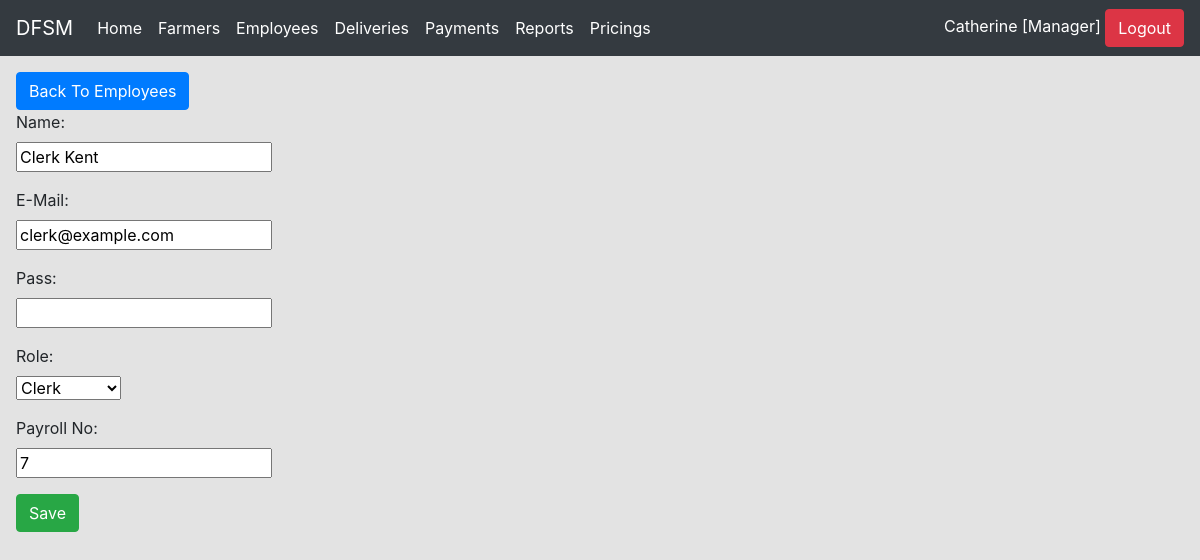
The page /employees/edit.php?e_payroll_no=7 (signed in) on the database its author committed.
### tables this page shows
CREATE TABLE `employees` (
  `id` int(11) NOT NULL,
  `e_name` varchar(50) NOT NULL,
  `e_mail` varchar(50) DEFAULT NULL,
  `username` varchar(50) NOT NULL,
  `e_pass` varchar(50) NOT NULL,
  `e_role` varchar(50) DEFAULT NULL,
  `e_payroll_no` varchar(50) NOT NULL
);

### employees/form.php (the view, shortened to what this page needs)
<a href='index.php' class='btn btn-primary'>Back To Employees</a>
<form action='' method='POST'>
    <div class="form-group">
        <label class="control-label" for="e_name">Name:</label >
        <div class="controls">
            <input class="input-xlarge" type="text" name='e_name' value='<?php echo stripslashes($row['e_name']) ?>' />
        </div>
    </div>
    <div class="form-group">
        <label class="control-label" for="e_mail">E-Mail:</label >
        <div class="controls">
            <input class="input-xlarge" type="email" name='e_mail' value='<?php echo stripslashes($row['e_mail']) ?>' />
        </div>
    </div>
    <div class="form-group">
        <label class="control-label" for="e_pass">Pass:</label >
        <div class="controls">
            <input class="input-xlarge" type="text" name='e_pass' value='' />
        </div>
    </div>
    <div class="form-group">
        <label class="control-label" for="e_role">Role:</label >
        <div class="controls">
            <select class="input-xlarge" name='e_role'>
               <option <?php echo  $selected=(stripslashes($row['e_role'])=='Clerk'?"selected='selected'":""); echo $selected ?>>Clerk</option>
            </select>
        </div>
    </div>
    <div class="form-group">
        <label class="control-label" for="e_payroll_no">Payroll No:</label >
        <div class="controls">
            <input class="input-xlarge" type="text" name='e_payroll_no' maxlength="10" minlength="10" value='<?php echo stripslashes($row['e_payroll_no']) ?>' />
        </div>
    </div>
    <div class="form-group">
        <input class="btn btn-large btn-success" type='submit' value='Save' />
    </div>
</form>

### rows shown on the page
employees: e_name "Clerk Kent", e_mail "clerk@example.com", e_payroll_no "7"

### other values the page prints
$singlename "Catherine"
$current_user['role'] "Manager"
